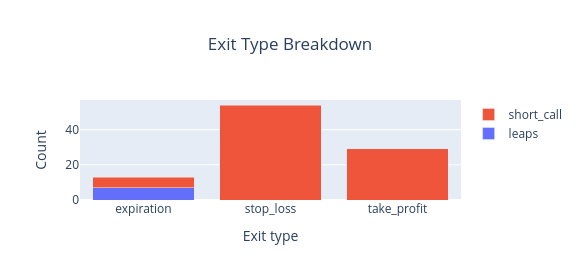

The cell this chart's notebook holds for it:
### Markdown cell above
### Exit Type Breakdown

### Code cell
report.plot_exits()

### Figure 1 — Plotly figure (JSON) as saved in the notebook; plotly's stock layout.template omitted (floating-point values rounded to 4 significant figures)
{"data": [{"hovertemplate": "Leg: %{data.name}<br>Exit type: %{x}<br>Count: %{y}<extra></extra>", "name": "leaps", "type": "bar", "x": ["expiration"], "y": [7]}, {"hovertemplate": "Leg: %{data.name}<br>Exit type: %{x}<br>Count: %{y}<extra></extra>", "name": "short_call", "type": "bar", "x": ["expiration", "stop_loss", "take_profit"], "y": [6, 54, 29]}], "layout": {"barmode": "stack", "height": 280, "title": {"text": "Exit Type Breakdown", "x": 0.5}, "width": 580, "xaxis": {"title": {"text": "Exit type"}}, "yaxis": {"title": {"text": "Count"}}}}
